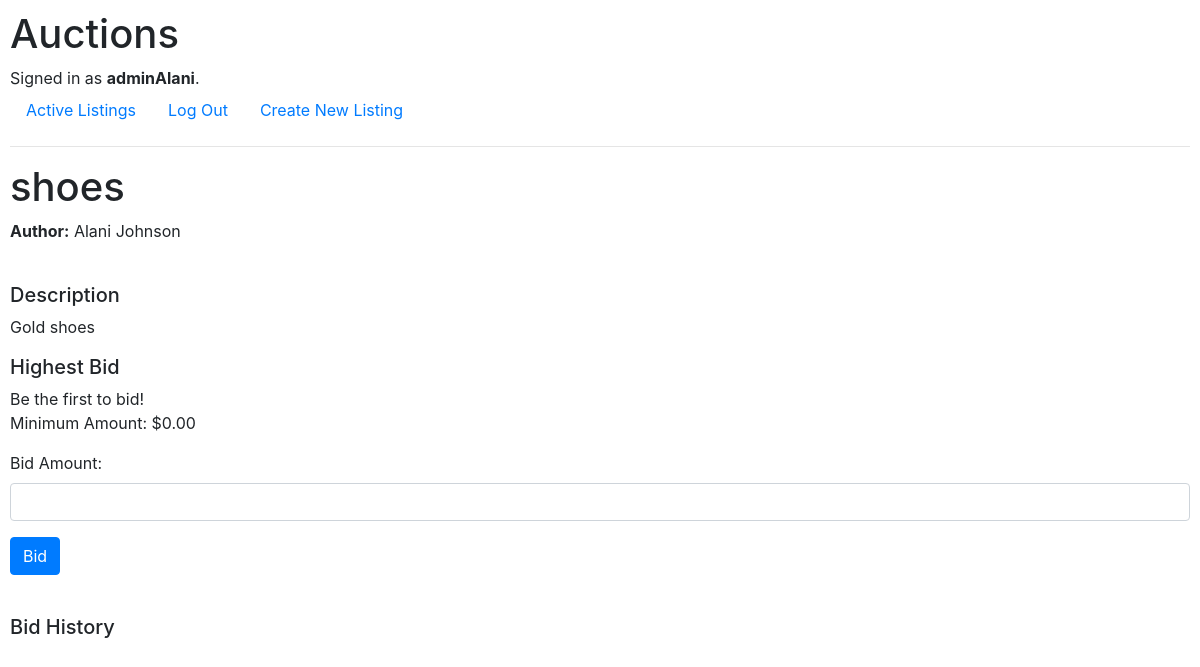
The app's page /listing/1 (signed in) with its own data.
### auctions/models.py (models this page shows, shortened)
class User(AbstractUser):
    email = models.EmailField('email address', null=True, unique=True)
    date_joined = models.DateTimeField('date joined', default=timezone.now())
    is_admin = models.BooleanField(default=False)
    REQUIRED_FIELDS = ['email']
    objects = UserManager()

class Listing(models.Model):
    author = models.ForeignKey(User, on_delete=models.CASCADE)
    title = models.CharField('Listing Title', max_length=64, null=False, default="")
    description = models.TextField('Listing Description', null=False, default="")
    date_posted = models.DateTimeField('Date Posted', default=timezone.now(), null=False)
    is_open = models.BooleanField('Open',default=True, null=False)
    date_closed = models.DateTimeField('Date Closed', default=None, null=True)
    min_bid = models.DecimalField('Minimum Bid', default=0.00, max_digits=9, decimal_places=2,validators=[MinValueValidator(Decimal('0.00'))])
    def highest_bid(self):
        bids = self.bids.all()
        if len(bids) != 0:
            return bids.order_by('-amount')[0]
        else:
            return None

class UserProfile(models.Model):
    user = models.OneToOneField(User, on_delete=models.CASCADE, null=False, primary_key=True, related_name='profile')
    first_name = models.CharField('first name', unique=False, max_length = 64, null=False)
    last_name = models.CharField('last name', unique=False, max_length=64, null=False)

### auctions/views.py (the view, shortened to what this page needs)
# urls.py: path("listing/<int:id>", views.listing, name="listing"),
def listing(request, id):
    listing = Listing.objects.get(id=id)
    print("get")
    return render_listing(request, id, CreateBidForm(initial={'listing':listing, 'bidder':request.user}))

### auctions/forms.py (shortened to what this page needs)
class CreateBidForm(forms.ModelForm):
    listing = forms.ModelChoiceField(label="", queryset=Listing.objects.all(), widget=forms.HiddenInput)
    class Meta:
        model = Bid
        fields = ['amount','bidder','listing',]
        widgets = {
            'amount':forms.NumberInput(attrs={
                'class':'form-control'}),
            'bidder':forms.HiddenInput(),
            'listing':forms.HiddenInput()
        }

### auctions/views.py (called while the page is built)
def render_listing(request, id, form):
    listing = Listing.objects.get(id=id)
    bids = listing.bids.all()
    highest_bid = listing.highest_bid()
    return render(request,"auctions/listing.html", {
        "listing":listing,
        "title": listing.title,
        "author": listing.author,
        "user": request.user,
        "last_bid": highest_bid,
        "bid_form": form,
        "bids": bids
    })

### auctions/templates/auctions/listing.html (shortened to what this page needs)
{% extends "auctions/layout.html" %}
{% block body %}
    <h1> {{title}} </h1>
    <b>Author:</b> {{listing.author.profile.first_name}} {{listing.author.profile.last_name}}
    <h5 style="margin-top: 40px">Description</h5>
    <p>
        {{listing.description}}
    </p>
    <p>
    <h5> Highest Bid </h5>
    <div>
    {% if last_bid %}
        {{last_bid.bidder.profile.first_name}} {{last_bid.bidder.profile.last_name}}: ${{last_bid.amount}}
    {% else %}
        <div>Be the first to bid!</div>
        <div>Minimum Amount: ${{listing.min_bid}}</div>
    {% endif %}
    </div>
    </p>
    {% if user.is_authenticated %}
        <form action={% url 'listing' id=listing.id %} method="post">
            {% if user == author %}
                <input class="btn btn-primary" type="submit" value="Close Listing" name="button">
            {% else %}
                {{ bid_form.as_p }}
                <input class="btn btn-primary" type="submit" value="Bid" name="button">
            {% endif %}
    {% else %}
        Log in to Bid
    {% endif %}
    </form>
<p>
    <h5 style="margin-top: 40px">Bid History</h5>
</p>
{% endblock %}

### auctions/templates/auctions/layout.html (shortened to what this page needs)
{% load static %}
<!DOCTYPE html>
<html lang="en">
    <head>
        <link rel="stylesheet" href="https://stackpath.bootstrapcdn.com/bootstrap/4.4.1/css/bootstrap.min.css">
        <link href="{% static 'auctions/styles.css' %}" rel="stylesheet">
    </head>
    <body>
        <h1>Auctions</h1>
        <div>
            {% if user.is_authenticated %}
                Signed in as <strong>{{ user.username }}</strong>.
            {% else %}
                Not signed in.
            {% endif %}
        </div>
        <ul class="nav">
            <li class="nav-item">
                <a class="nav-link" href="{% url 'index' %}">Active Listings</a>
            </li>
            {% if user.is_authenticated %}
                <li class="nav-item">
                    <a class="nav-link" href="/logout?next={{request.path}}">Log Out</a>
                </li>
                <li class="nav-item">
                    <a class="nav-link" href="{% url 'create_listing' %}">Create New Listing</a>
                </li>
            {% endif %}
        </ul>
        <hr>
        {% block body %}
        {% endblock %}
    </body>
</html>

### auctions/static/auctions/styles.css (style rules this page uses)
body { padding: 10px; }

### records on screen
User: username "adminAlani"
Listing: title "shoes", author.profile.first_name "Alani", author.profile.last_name "Johnson", description "Gold shoes", min_bid "0.00"
